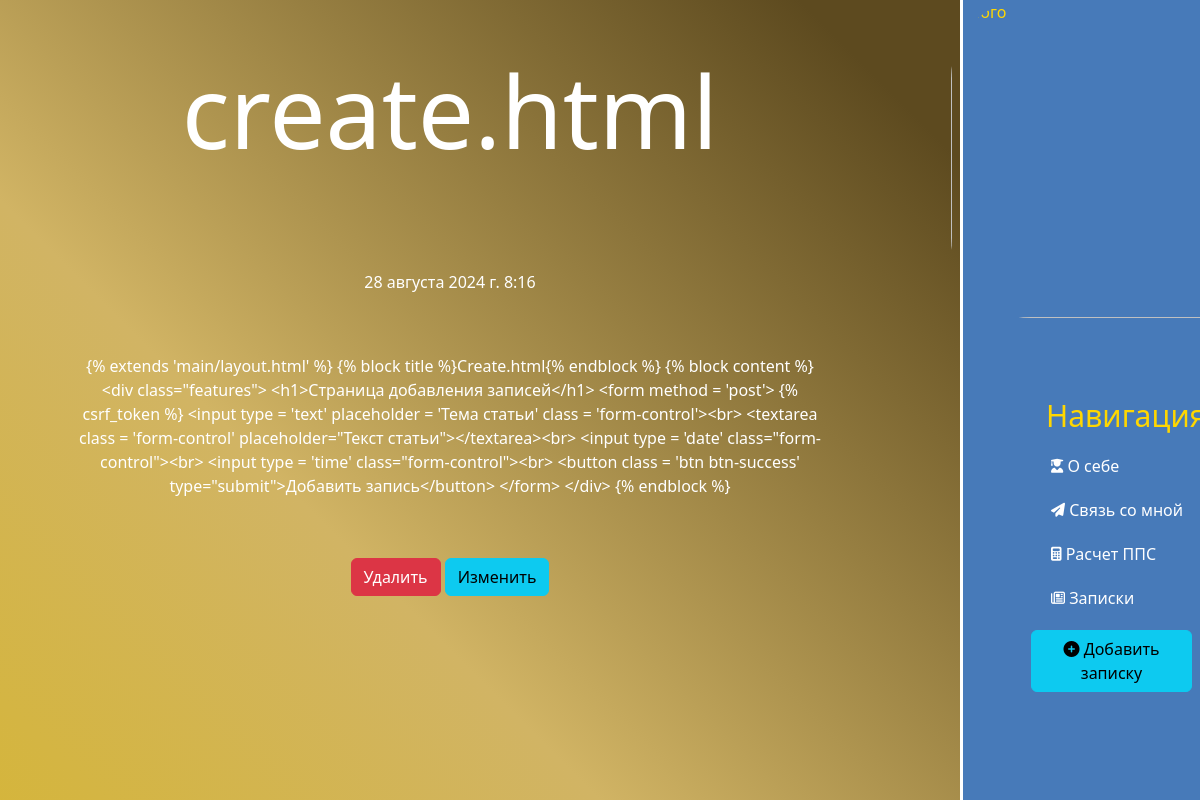
/news/5, run on the app's committed database.
### news/models.py (models this page shows, shortened)
class Articles(models.Model):
    title = models.CharField('Название', max_length=50)
    anons = models.CharField("Анонс", max_length=250)
    full_text = models.TextField('Статья')
    date = models.DateTimeField('Дата публикации')
    class Meta:
        verbose_name = 'Новость'
        verbose_name_plural = 'Новости'

### news/views.py (the view)
# urls.py: path('<int:pk>', views.NewsDetailView.as_view(), name = 'news-detail'),
class NewsDetailView(DetailView):
    model = Articles
    template_name = 'news/details_view.html'
    context_object_name = 'article'

### news/templates/news/details_view.html (shortened to what this page needs)
{% extends 'main/layout.html' %}
{% block content %}
    <div class="features">
        <h1>{{ article.title }}</h1>
        <p>{{ article.date }}</p>
        <p>{{ article.full_text }}</p>
        <a href = "{% url 'news-delete' article.id %}" class = 'btn btn-danger' style= 'position: relative; right: 0px; bottom: 0px;'>Удалить</a>
        <a href = "{% url 'news-update' article.id %}" class = 'btn btn-info' style= 'position: relative; left: 0px; bottom: 0px;'>Изменить</a>
    </div>
{% endblock %}

### main/static/main/css/main.css (style rules this page uses)
body { background: linear-gradient(45deg, #D7B622, #d1b464, #5d4a1f, #5d4a1f); background-size: 150% 150%; animation: gradient 9s ease infinite; }
main .features { float: left; color: #fff; margin-top: 50px; text-align: center; width: 75%; }
main .features h1 { font-size: 100px; margin-bottom: 100px; }
main .features p { max-width: 750px; margin: 60px auto; }

### main/templates/main/layout.html (style rules this page uses)
a { text-decoration: none; color: white; }

### data on the page
Articles: title "create.html", date "28 августа 2024 г. 8:16", full_text "{% extends 'main/layout.html' %} {% block title %}Create.html{% endblock %} {% block content %} <div class=\"features\"> <h1>Страница добавления записей</h1> <form method = 'post'> {% csrf_token %} <input type = 'text' placeholder = 'Тема статьи' class = 'form-control'><br> <textarea class = 'form-control' placeholder=\"Текст статьи\"></textarea><br> <input type = 'date' class=\"form-control\"><br> <input type = 'time' class=\"form-control\"><br> <button class = 'btn btn-success' type=\"submit\">Добавить запись</button> </form> </div> {% endblock %}"
